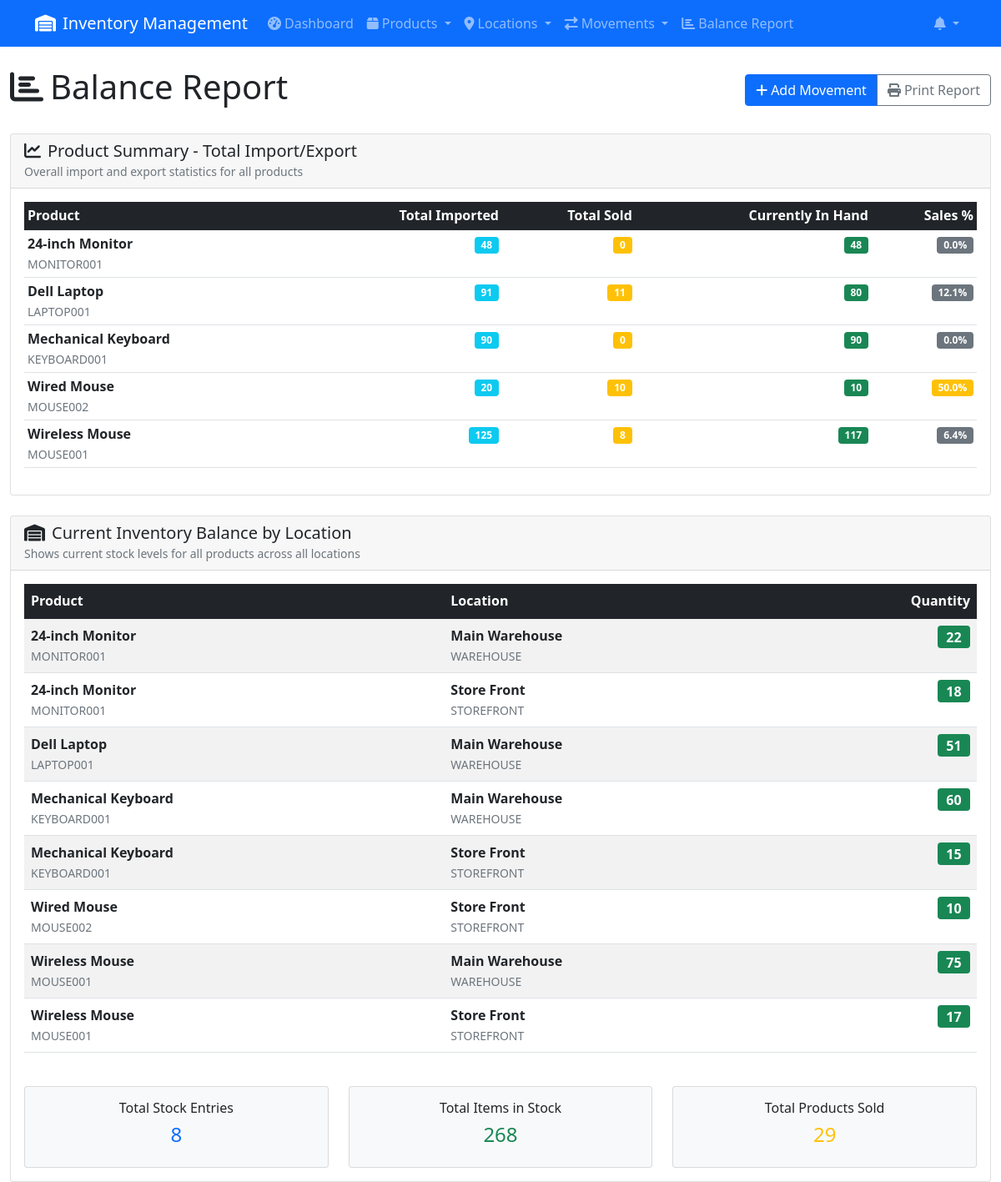
/balance, run on the app's committed database.
### app.py (models this page shows, shortened)
class Product(db.Model):
    product_id = db.Column(db.String(50), primary_key=True)
    name = db.Column(db.String(100), nullable=False)
    description = db.Column(db.Text)

class ProductMovement(db.Model):
    movement_id = db.Column(db.Integer, primary_key=True, autoincrement=True)
    timestamp = db.Column(db.DateTime, nullable=False, default=datetime.utcnow)
    from_location = db.Column(db.String(50), db.ForeignKey('location.location_id'), nullable=True)
    to_location = db.Column(db.String(50), db.ForeignKey('location.location_id'), nullable=True)
    product_id = db.Column(db.String(50), db.ForeignKey('product.product_id'), nullable=False)
    qty = db.Column(db.Integer, nullable=False)
    product = db.relationship('Product', backref=db.backref('movements', lazy=True))
    from_loc = db.relationship('Location', foreign_keys=[from_location], backref=db.backref('outgoing_movements', lazy=True))
    to_loc = db.relationship('Location', foreign_keys=[to_location], backref=db.backref('incoming_movements', lazy=True))

class Location(db.Model):
    location_id = db.Column(db.String(50), primary_key=True)
    name = db.Column(db.String(100), nullable=False)
    description = db.Column(db.Text)

### app.py (the view)
@app.route('/balance')
def balance_report():
    balance_data = get_location_stock_summary()
    balance_list = []
    for (product_id, location_id), qty in balance_data.items():
        if qty > 0:  # Only show positive balances
            product = Product.query.get(product_id)
            location = Location.query.get(location_id)
            balance_list.append({
                'product_name': product.name if product else product_id,
                'product_id': product_id,
                'location_name': location.name if location else location_id,
                'location_id': location_id,
                'qty': qty
            })
    balance_list.sort(key=lambda x: (x['product_name'], x['location_name']))
    product_summary = get_product_summary()
    product_summary_list = []
    for product_id, data in product_summary.items():
        product = Product.query.get(product_id)
        if product:
            product_summary_list.append({
                'product_name': product.name,
                'product_id': product_id,
                'total_imported': data['imported'],
                'total_sold': data['sold'],
                'in_hand': data['in_hand']
            })
    product_summary_list.sort(key=lambda x: x['product_name'])
    return render_template('balance.html',
                         balance_list=balance_list,
                         product_summary=product_summary_list)

### app.py (called while the page is built, shortened)
def get_product_summary():
    products = Product.query.all()
    summary = {}
    for product in products:
        total_imported = db.session.query(db.func.sum(ProductMovement.qty)).filter(
            ProductMovement.product_id == product.product_id,
            ProductMovement.to_location.isnot(None)
        ).scalar() or 0
        total_sold = db.session.query(db.func.sum(ProductMovement.qty)).filter(
            ProductMovement.product_id == product.product_id,
            ProductMovement.to_location.is_(None)
        ).scalar() or 0
        in_hand = total_imported - total_sold
        summary[product.product_id] = {
            'in_hand': in_hand,
            'sold': total_sold,
            'imported': total_imported
        }
    return summary

def get_location_stock_summary():
    balance_data = {}
    movements = ProductMovement.query.all()
    for movement in movements:
        product_id = movement.product_id
        if movement.to_location:
            key = (product_id, movement.to_location)
            if key not in balance_data:
                balance_data[key] = 0
            balance_data[key] += movement.qty
        if movement.from_location:
            key = (product_id, movement.from_location)
            if key not in balance_data:
                balance_data[key] = 0
            balance_data[key] -= movement.qty
    return balance_data

def get_stock_notifications():
    notifications = {
        'out_of_stock': [],
        'low_stock': [],
        'count': 0
    }
    product_summary = get_product_summary()
    for product_id, data in product_summary.items():
        product = Product.query.get(product_id)
        if not product:
            continue
        in_hand = data['in_hand']
    notifications['count'] = len(notifications['out_of_stock']) + len(notifications['low_stock'])
    return notifications

@app.context_processor
def inject_notifications():
    return {'stock_notifications': get_stock_notifications()}

### templates/balance.html (shortened to what this page needs)
{% extends "base.html" %}
{% block content %}
<div class="row">
    <div class="col-12">
        <div class="d-flex justify-content-between align-items-center mb-4">
            <h1><i class="fas fa-chart-bar me-2"></i>Balance Report</h1>
            <div class="btn-group" role="group">
                <a href="{{ url_for('add_movement') }}" class="btn btn-primary">
                    <i class="fas fa-plus me-1"></i>Add Movement
                </a>
                <button type="button" class="btn btn-outline-secondary" onclick="window.print()">
                    <i class="fas fa-print me-1"></i>Print Report
                </button>
            </div>
        </div>
    </div>
</div>
<div class="row mb-4">
    <div class="col-12">
        <div class="card">
            <div class="card-header">
                <h5 class="mb-0"><i class="fas fa-chart-line me-2"></i>Product Summary - Total Import/Export</h5>
                <small class="text-muted">Overall import and export statistics for all products</small>
            </div>
            <div class="card-body">
                {% if product_summary %}
                    <div class="table-responsive">
                        <table class="table table-sm table-hover">
                            <thead class="table-dark">
                                <tr>
                                    <th>Product</th>
                                    <th class="text-end">Total Imported</th>
                                    <th class="text-end">Total Sold</th>
                                    <th class="text-end">Currently In Hand</th>
                                    <th class="text-end">Sales %</th>
                                </tr>
                            </thead>
                            <tbody>
                                {% for item in product_summary %}
                                <tr>
                                    <td>
                                        <strong>{{ item.product_name }}</strong><br>
                                        <small class="text-muted">{{ item.product_id }}</small>
                                    </td>
                                    <td class="text-end">
                                        <span class="badge bg-info">{{ item.total_imported }}</span>
                                    </td>
                                    <td class="text-end">
                                        <span class="badge bg-warning">{{ item.total_sold }}</span>
                                    </td>
                                    <td class="text-end">
                                        {% if item.in_hand > 0 %}
                                            <span class="badge bg-success">{{ item.in_hand }}</span>
                                        {% elif item.in_hand == 0 %}
                                            <span class="badge bg-secondary">0</span>
                                        {% else %}
                                            <span class="badge bg-danger">{{ item.in_hand }}</span>
                                        {% endif %}
                                    </td>
                                    <td class="text-end">
                                        {% if item.total_imported > 0 %}
                                            {% set sales_percentage = (item.total_sold / item.total_imported * 100)|round(1) %}
                                            <span class="badge {% if sales_percentage > 50 %}bg-success{% elif sales_percentage > 25 %}bg-warning{% else %}bg-secondary{% endif %}">
                                                {{ sales_percentage }}%
                                            </span>
                                        {% else %}
                                            <span class="badge bg-secondary">0%</span>
                                        {% endif %}
                                    </td>
                                </tr>
                                {% endfor %}
                            </tbody>
                        </table>
                    </div>
                {% else %}
                    <p class="text-muted">No product data available.</p>
                {% endif %}
            </div>
        </div>
    </div>
</div>
<div class="row">
    <div class="col-12">
        <div class="card">
            <div class="card-header">
                <h5 class="mb-0"><i class="fas fa-warehouse me-2"></i>Current Inventory Balance by Location</h5>
                <small class="text-muted">Shows current stock levels for all products across all locations</small>
            </div>
            <div class="card-body">
                {% if balance_list %}
                    <div class="table-responsive">
                        <table class="table table-striped table-hover">
                            <thead class="table-dark">
                                <tr>
                                    <th>Product</th>
                                    <th>Location</th>
                                    <th class="text-end">Quantity</th>
                                </tr>
                            </thead>
                            <tbody>
                                {% for balance in balance_list %}
                                <tr>
                                    <td>
                                        <strong>{{ balance.product_name }}</strong><br>
                                        <small class="text-muted">{{ balance.product_id }}</small>
                                    </td>
                                    <td>
                                        <strong>{{ balance.location_name }}</strong><br>
                                        <small class="text-muted">{{ balance.location_id }}</small>
                                    </td>
                                    <td class="text-end">
                                        <span class="badge bg-success fs-6">{{ balance.qty }}</span>
                                    </td>
                                </tr>
                                {% endfor %}
                            </tbody>
                        </table>
                    </div>
                    <div class="row mt-4">
                        <div class="col-md-4">
                            <div class="card bg-light">
                                <div class="card-body text-center">
                                    <h6>Total Stock Entries</h6>
                                    <h4 class="text-primary">{{ balance_list|length }}</h4>
                                </div>
                            </div>
                        </div>
                        <div class="col-md-4">
                            <div class="card bg-light">
                                <div class="card-body text-center">
                                    <h6>Total Items in Stock</h6>
                                    <h4 class="text-success">{{ balance_list|sum(attribute='qty') }}</h4>
                                </div>
                            </div>
                        </div>
                        <div class="col-md-4">
                            <div class="card bg-light">
                                <div class="card-body text-center">
                                    <h6>Total Products Sold</h6>
                                    <h4 class="text-warning">{{ product_summary|sum(attribute='total_sold') }}</h4>
                                </div>
                            </div>
                        </div>
                    </div>
                {% endif %}
            </div>
        </div>
    </div>
</div>
{% endblock %}

### data on the page
Product: product_name "24-inch Monitor", product_id "MONITOR001", product_name "24-inch Monitor" "24-inch Monitor"
Product: product_name "Dell Laptop", product_id "LAPTOP001", product_name "Dell Laptop"
Product: product_name "Mechanical Keyboard", product_id "KEYBOARD001", product_name "Mechanical Keyboard" "Mechanical Keyboard"
Product: product_name "Wired Mouse", product_id "MOUSE002", product_name "Wired Mouse"
Product: product_name "Wireless Mouse", product_id "MOUSE001", product_name "Wireless Mouse" "Wireless Mouse"
ProductMovement: product_id "MONITOR001", location_id "WAREHOUSE"
Location: location_name "Main Warehouse" "Main Warehouse" "Main Warehouse" "Main Warehouse"
ProductMovement: product_id "MONITOR001", location_id "STOREFRONT"
Location: location_name "Store Front" "Store Front" "Store Front" "Store Front"
ProductMovement: product_id "LAPTOP001", location_id "WAREHOUSE"
ProductMovement: product_id "KEYBOARD001", location_id "WAREHOUSE"
ProductMovement: product_id "KEYBOARD001", location_id "STOREFRONT"
ProductMovement: product_id "MOUSE002", location_id "STOREFRONT"
ProductMovement: product_id "MOUSE001", location_id "WAREHOUSE"
ProductMovement: product_id "MOUSE001", location_id "STOREFRONT"

### other printed values
{{ item.total_imported }} "48" "91" "90" "20" "125"
{{ item.total_sold }} "0" "11" "0" "10" "8"
{{ item.in_hand }} "48" "80" "90" "10" "117"
{{ sales_percentage }} "0.0" "12.1" "0.0" "50.0" "6.4"
{{ balance.qty }} "22" "18" "51" "60" "15" "10" "75" "17"
{{ balance_list|length }} "8"
{{ balance_list|sum(attribute='qty') }} "268"
{{ product_summary|sum(attribute='total_sold') }} "29"
